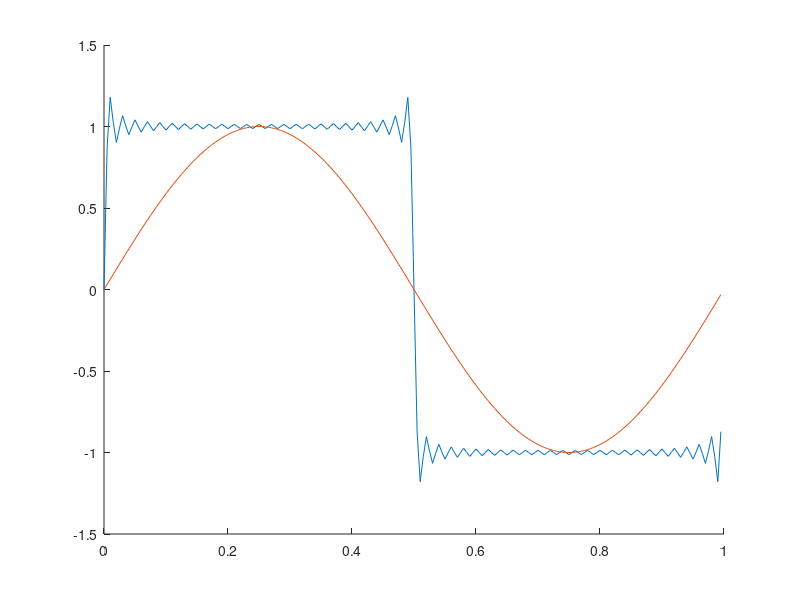
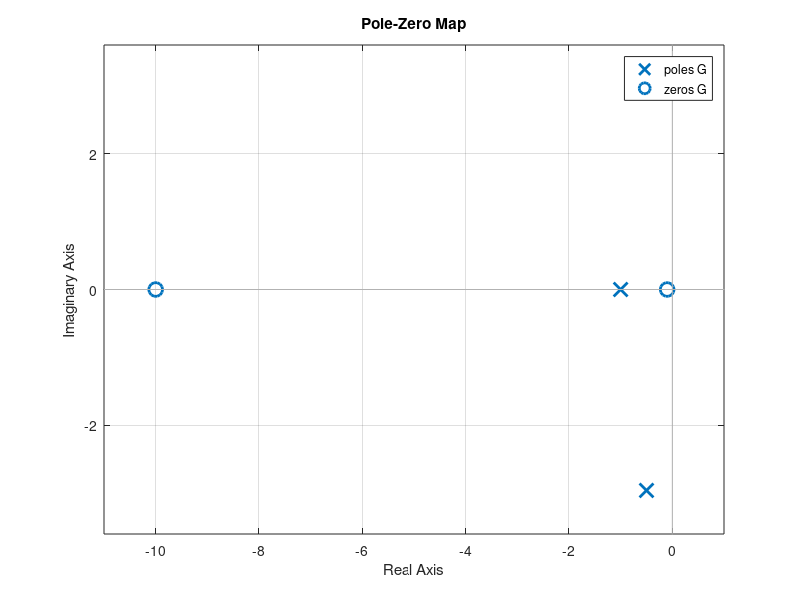
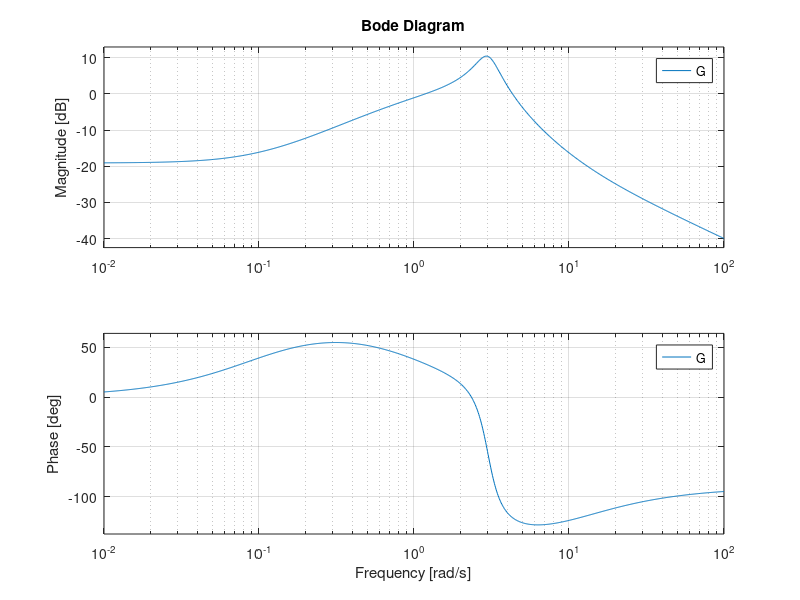
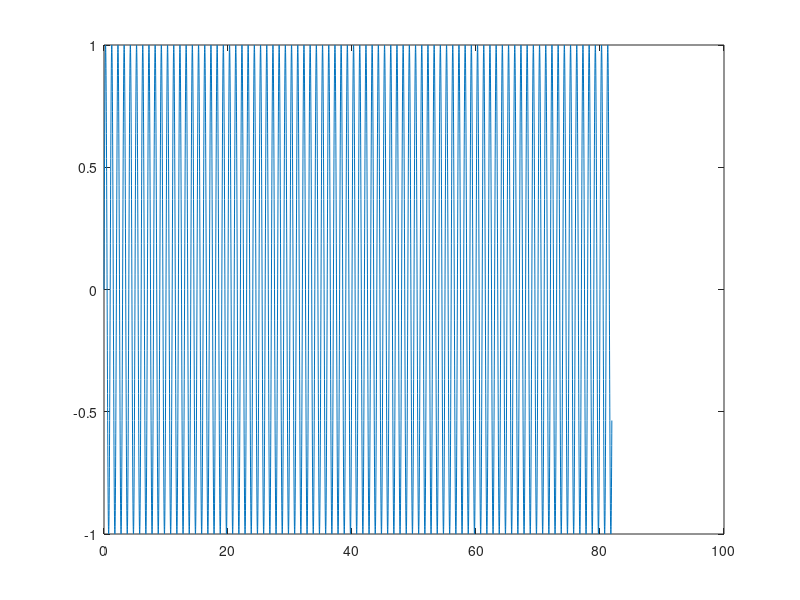

Source code (MATLAB) for these figures, in order: (Note: this script raises an error after producing the figures.)
clc
T=1;
w=2*pi/T;
 M=200;
 t=T*(0:M-1)/M;
 y=sin(w*t);

 a_0=0;
 a_t=0;
 stot = a_0;
 
 for n=1:2:50
     
     b_t=4/(pi*n);
     stot = stot + a_t*cos(n*w*t)+b_t*sin(n*w*t);
 end
 hold on
 plot(t,stot)
 plot(t,y)
 hold off
 
 %%
 clc
 num = conv([1, 0.1],[1, 10]);
den = conv([1, 1],[1, 1, 9]);
 G = tf(num,den);
 figure
 pzmap(G)
 grid on
figure;
 bode(G)
 grid on
 %%
 clc
 Fs=100;
 Ts=1/Fs;
 N=2^13;
 Tmax=(N-1)*Ts;
 t=0:Ts:Tmax;
 for n=1:1:3
     figure;
 x=sin(w(n)*t);
 plot(t,x);
 hold on
 end
 %%
 clc
 Fs=100;
 Ts=1/Fs;
 N=2^13;
 Tmax=(N-1)*Ts;
 num = conv([1, 0.1],[1, 10]);
 den = conv([1, 1],[1, 1, 9]);
 G = tf(num,den);
 t=0:Ts:Tmax;
 w=[1 3 5];
 for n=1:1:3
     figure
     x=sin(w(n)*t);
     lsim(G,x,t) 
     evalfr(G,w(n))
     axis([6*pi/w(n) 10*pi/w(n) -5 5]);
 end
